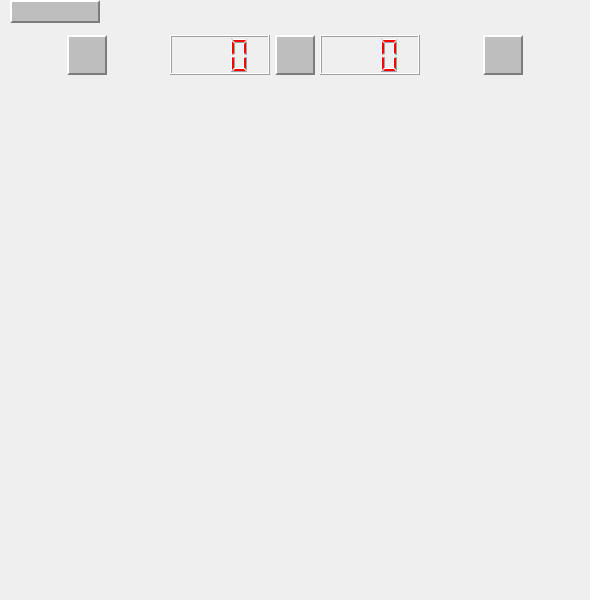
<?xml version="1.0" encoding="UTF-8"?>
<ui version="4.0">
 <class>MainWindow</class>
 <widget class="QMainWindow" name="MainWindow">
  <property name="geometry">
   <rect>
    <x>0</x>
    <y>0</y>
    <width>590</width>
    <height>600</height>
   </rect>
  </property>
  <property name="minimumSize">
   <size>
    <width>590</width>
    <height>600</height>
   </size>
  </property>
  <property name="font">
   <font>
    <family>Courier New</family>
   </font>
  </property>
  <property name="windowTitle">
   <string>MainWindow</string>
  </property>
  <widget class="QWidget" name="centralwidget">
   <widget class="QWidget" name="horizontalLayoutWidget_2">
    <property name="geometry">
     <rect>
      <x>10</x>
      <y>30</y>
      <width>571</width>
      <height>51</height>
     </rect>
    </property>
    <layout class="QHBoxLayout" name="horizontalLayout_2">
     <item>
      <widget class="QPushButton" name="settings_btn">
       <property name="minimumSize">
        <size>
         <width>40</width>
         <height>40</height>
        </size>
       </property>
       <property name="maximumSize">
        <size>
         <width>40</width>
         <height>40</height>
        </size>
       </property>
       <property name="styleSheet">
        <string notr="true">border-right: 2px solid #7c7c7c; background-color: #bebebe; text-align: center;
border-bottom: 2px solid #7c7c7c; border-top: 2px solid #fff;
border-left: 2px solid #fff; overflow: hidden; outline: none;</string>
       </property>
       <property name="text">
        <string/>
       </property>
       <property name="iconSize">
        <size>
         <width>35</width>
         <height>35</height>
        </size>
       </property>
      </widget>
     </item>
     <item>
      <layout class="QHBoxLayout" name="horizontalLayout">
       <property name="spacing">
        <number>5</number>
       </property>
       <item>
        <widget class="QLCDNumber" name="flags_count">
         <property name="minimumSize">
          <size>
           <width>100</width>
           <height>40</height>
          </size>
         </property>
         <property name="maximumSize">
          <size>
           <width>100</width>
           <height>40</height>
          </size>
         </property>
         <property name="font">
          <font>
           <pointsize>12</pointsize>
          </font>
         </property>
         <property name="styleSheet">
          <string notr="true">color: red;</string>
         </property>
         <property name="digitCount">
          <number>3</number>
         </property>
        </widget>
       </item>
       <item>
        <widget class="QPushButton" name="play_btn">
         <property name="minimumSize">
          <size>
           <width>40</width>
           <height>40</height>
          </size>
         </property>
         <property name="maximumSize">
          <size>
           <width>40</width>
           <height>40</height>
          </size>
         </property>
         <property name="font">
          <font>
           <pointsize>17</pointsize>
          </font>
         </property>
         <property name="styleSheet">
          <string notr="true">border-right: 2px solid #7c7c7c; background-color: #bebebe; text-align: center;
border-bottom: 2px solid #7c7c7c; border-top: 2px solid #fff;
border-left: 2px solid #fff; overflow: hidden; outline: none;</string>
         </property>
         <property name="text">
          <string/>
         </property>
         <property name="iconSize">
          <size>
           <width>30</width>
           <height>30</height>
          </size>
         </property>
        </widget>
       </item>
       <item>
        <widget class="QLCDNumber" name="timer">
         <property name="minimumSize">
          <size>
           <width>100</width>
           <height>40</height>
          </size>
         </property>
         <property name="maximumSize">
          <size>
           <width>100</width>
           <height>40</height>
          </size>
         </property>
         <property name="font">
          <font>
           <pointsize>12</pointsize>
          </font>
         </property>
         <property name="styleSheet">
          <string notr="true">color: red;</string>
         </property>
         <property name="digitCount">
          <number>3</number>
         </property>
         <property name="mode">
          <enum>QLCDNumber::Dec</enum>
         </property>
        </widget>
       </item>
      </layout>
     </item>
     <item>
      <widget class="QPushButton" name="logout_btn">
       <property name="minimumSize">
        <size>
         <width>40</width>
         <height>40</height>
        </size>
       </property>
       <property name="maximumSize">
        <size>
         <width>40</width>
         <height>40</height>
        </size>
       </property>
       <property name="styleSheet">
        <string notr="true">border-right: 2px solid #7c7c7c; background-color: #bebebe; text-align: center;
border-bottom: 2px solid #7c7c7c; border-top: 2px solid #fff;
border-left: 2px solid #fff; overflow: hidden; outline: none;</string>
       </property>
       <property name="text">
        <string/>
       </property>
       <property name="iconSize">
        <size>
         <width>30</width>
         <height>30</height>
        </size>
       </property>
      </widget>
     </item>
    </layout>
   </widget>
   <widget class="QWidget" name="gridLayoutWidget">
    <property name="geometry">
     <rect>
      <x>10</x>
      <y>90</y>
      <width>571</width>
      <height>511</height>
     </rect>
    </property>
    <layout class="QGridLayout" name="grid">
     <property name="sizeConstraint">
      <enum>QLayout::SetFixedSize</enum>
     </property>
     <property name="spacing">
      <number>0</number>
     </property>
    </layout>
   </widget>
   <widget class="QPushButton" name="leaderboard_btn">
    <property name="geometry">
     <rect>
      <x>10</x>
      <y>0</y>
      <width>90</width>
      <height>23</height>
     </rect>
    </property>
    <property name="minimumSize">
     <size>
      <width>90</width>
      <height>23</height>
     </size>
    </property>
    <property name="font">
     <font>
      <family>Segoe UI Black</family>
      <pointsize>14</pointsize>
     </font>
    </property>
    <property name="styleSheet">
     <string notr="true">border-right: 2px solid #7c7c7c; background-color: #bebebe; text-align: center;
border-bottom: 2px solid #7c7c7c; border-top: 2px solid #fff;
border-left: 2px solid #fff; overflow: hidden; outline: none;</string>
    </property>
    <property name="text">
     <string/>
    </property>
   </widget>
  </widget>
 </widget>
 <resources/>
 <connections/>
</ui>
